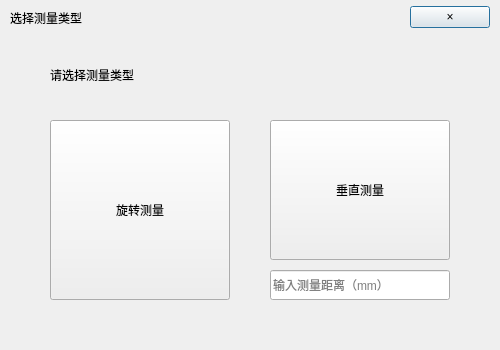
<?xml version="1.0" encoding="UTF-8"?>
<ui version="4.0">
 <class>MeasureTypeDialog</class>
 <widget class="QDialog" name="MeasureTypeDialog">
  <property name="geometry">
   <rect>
    <x>0</x>
    <y>0</y>
    <width>500</width>
    <height>350</height>
   </rect>
  </property>
  <property name="sizePolicy">
   <sizepolicy hsizetype="Fixed" vsizetype="Fixed">
    <horstretch>0</horstretch>
    <verstretch>0</verstretch>
   </sizepolicy>
  </property>
  <property name="minimumSize">
   <size>
    <width>500</width>
    <height>350</height>
   </size>
  </property>
  <property name="maximumSize">
   <size>
    <width>500</width>
    <height>350</height>
   </size>
  </property>
  <property name="windowTitle">
   <string>选择测量类型</string>
  </property>
  <widget class="QWidget" name="title_widget">
   <property name="geometry">
    <rect>
     <x>0</x>
     <y>0</y>
     <width>500</width>
     <height>35</height>
    </rect>
   </property>
   <layout class="QHBoxLayout" name="title_layout">
    <property name="leftMargin">
     <number>10</number>
    </property>
    <property name="topMargin">
     <number>5</number>
    </property>
    <property name="rightMargin">
     <number>10</number>
    </property>
    <property name="bottomMargin">
     <number>5</number>
    </property>
    <item>
     <widget class="QLabel" name="label_title_text">
      <property name="text">
       <string>选择测量类型</string>
      </property>
     </widget>
    </item>
    <item>
     <spacer name="title_spacer">
      <property name="orientation">
       <enum>Qt::Horizontal</enum>
      </property>
      <property name="sizeHint" stdset="0">
       <size>
        <width>40</width>
        <height>20</height>
       </size>
      </property>
     </spacer>
    </item>
    <item>
     <widget class="QPushButton" name="btn_close">
      <property name="fixedSize">
       <size>
        <width>30</width>
        <height>30</height>
       </size>
      </property>
      <property name="cursor">
       <cursorShape>PointingHandCursor</cursorShape>
      </property>
      <property name="text">
       <string>×</string>
      </property>
     </widget>
    </item>
   </layout>
  </widget>
  <widget class="QLabel" name="label_title">
   <property name="geometry">
    <rect>
     <x>50</x>
     <y>50</y>
     <width>400</width>
     <height>50</height>
    </rect>
   </property>
   <property name="text">
    <string>请选择测量类型</string>
   </property>
  </widget>
  <widget class="QPushButton" name="pushButton_rotation">
   <property name="geometry">
    <rect>
     <x>50</x>
     <y>120</y>
     <width>180</width>
     <height>180</height>
    </rect>
   </property>
   <property name="sizePolicy">
    <sizepolicy hsizetype="Fixed" vsizetype="Fixed">
     <horstretch>0</horstretch>
     <verstretch>0</verstretch>
    </sizepolicy>
   </property>
   <property name="minimumSize">
    <size>
     <width>180</width>
     <height>180</height>
    </size>
   </property>
   <property name="maximumSize">
    <size>
     <width>180</width>
     <height>180</height>
    </size>
   </property>
   <property name="text">
    <string>旋转测量</string>
   </property>
  </widget>
  <widget class="QPushButton" name="pushButton_vertical">
   <property name="geometry">
    <rect>
     <x>270</x>
     <y>120</y>
     <width>180</width>
     <height>140</height>
    </rect>
   </property>
   <property name="sizePolicy">
    <sizepolicy hsizetype="Fixed" vsizetype="Fixed">
     <horstretch>0</horstretch>
     <verstretch>0</verstretch>
    </sizepolicy>
   </property>
   <property name="minimumSize">
    <size>
     <width>180</width>
     <height>140</height>
    </size>
   </property>
   <property name="maximumSize">
    <size>
     <width>180</width>
     <height>140</height>
    </size>
   </property>
   <property name="text">
    <string>垂直测量</string>
   </property>
  </widget>
  <widget class="QLineEdit" name="lineEdit_vertical_distance">
   <property name="geometry">
    <rect>
     <x>270</x>
     <y>270</y>
     <width>180</width>
     <height>30</height>
    </rect>
   </property>
   <property name="sizePolicy">
    <sizepolicy hsizetype="Fixed" vsizetype="Fixed">
     <horstretch>0</horstretch>
     <verstretch>0</verstretch>
    </sizepolicy>
   </property>
   <property name="minimumSize">
    <size>
     <width>180</width>
     <height>30</height>
    </size>
   </property>
   <property name="maximumSize">
    <size>
     <width>180</width>
     <height>30</height>
    </size>
   </property>
   <property name="text">
    <string/>
   </property>
   <property name="placeholderText">
    <string>输入测量距离（mm）</string>
   </property>
  </widget>
 </widget>
 <resources/>
 <connections/>
</ui>
